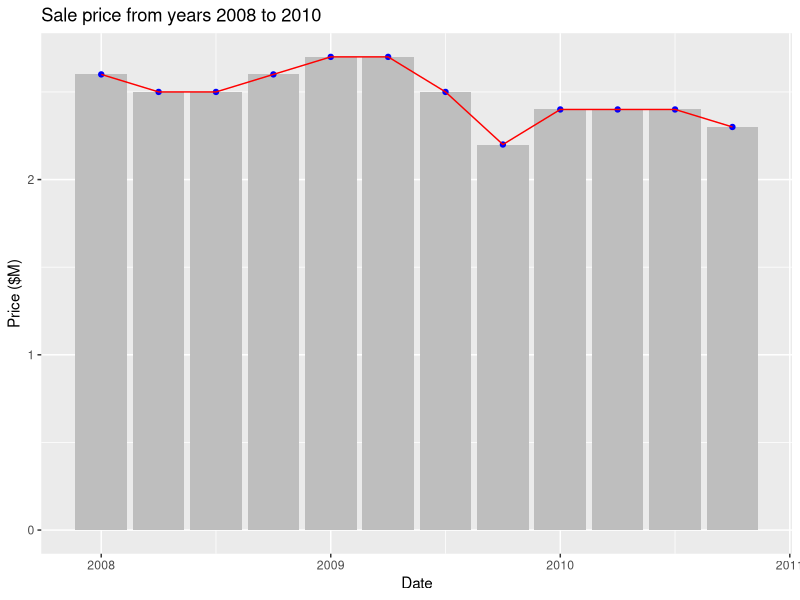
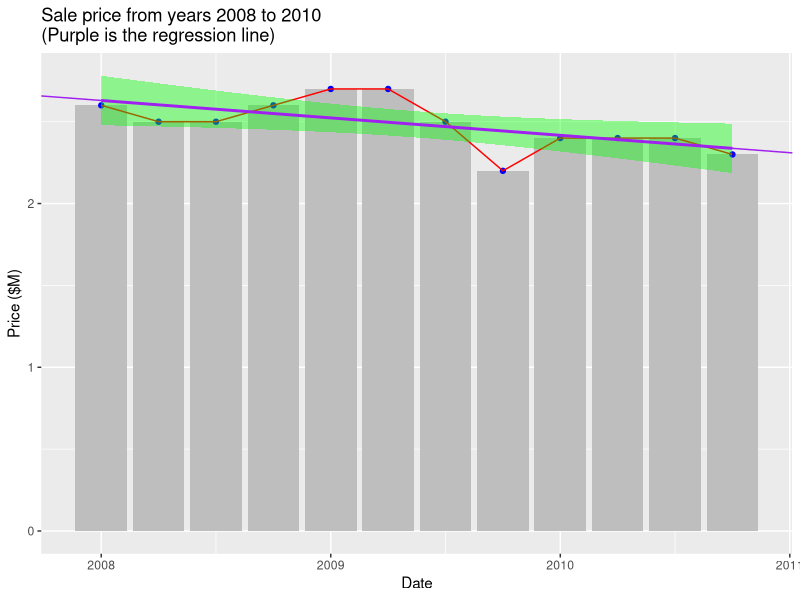
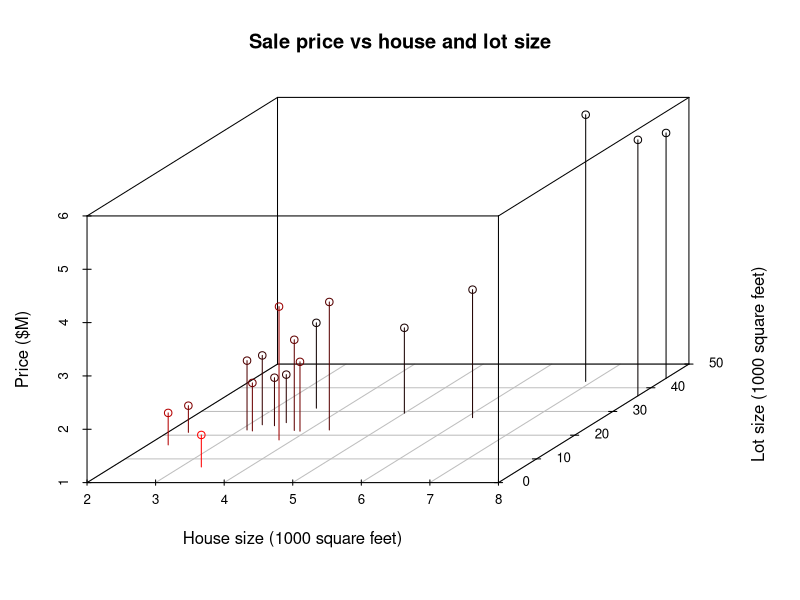
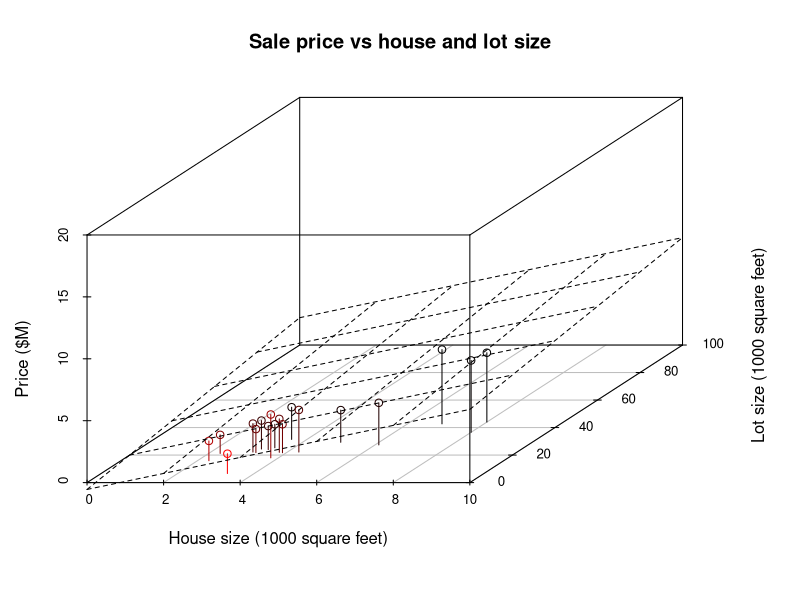

Recreate these plots in R, in order.
## ---- chunk 1
library(readxl)
## Read time series dataset
time.df = read_excel(path = "DataScience_7_Case_TimeSeries.xls",sheet = "Sheet1")
dim(time.df)
head(time.df)

## Read the house dataset with sale, size and lot
sale.df = read_excel(path = "DataScience_7_Case_realdata.xls")
dim(sale.df)
sale.df

## ---- chunk 2
library(ggplot2)
ggplot(data = time.df,aes(x = Date,y = `Price ($M)`)) + 
  geom_bar(stat = "identity",fill='grey') +
  geom_point(color="blue")+
  geom_line(color='red')+
  ggtitle("Sale price from years 2008 to 2010")

fit = lm(formula = `Price ($M)`~Date,data=time.df)
summary(fit)

## Replot with fitted line
ggplot(data = time.df,aes(x = Date,y = `Price ($M)`)) + 
  geom_bar(stat = "identity",fill='grey') +
  geom_point(color="blue")+
  geom_line(color='red')+
  geom_abline(slope = fit$coefficients[2],intercept = fit$coefficients[1],color = 'purple')+ ## Added regression line
  geom_smooth(method='lm',color='purple',fill='green')+ ## Added shade
  ggtitle("Sale price from years 2008 to 2010\n(Purple is the regression line)")

d.2011 = data.frame(Date=2011)
predict.2011 = predict(fit,d.2011)

cat("Forecast sale price for 2011 is $",round(predict.2011,2),"M",sep = "")
## ---- chunk 3
library(scatterplot3d)
## view the data
scatterplot3d(x = sale.df$House,sale.df$Lot,sale.df$Price,
              xlab = "House size (1000 square feet)",
              ylab = "Lot size (1000 square feet)",
              zlab = "Price ($M)",
              main="Sale price vs house and lot size",highlight.3d=TRUE,type="h")


## built model
fit2 = lm(formula = Price~House+Lot,data = sale.df)
summary(fit2)

s3d = scatterplot3d(x = sale.df$House,sale.df$Lot,sale.df$Price,
              xlab = "House size (1000 square feet)",
              ylab = "Lot size (1000 square feet)",
              zlab = "Price ($M)",
              main="Sale price vs house and lot size",highlight.3d=TRUE,type = "h",zlim=c(0,20),xlim=c(0,10),ylim=c(0,90))
s3d$plane3d(fit2)

xx = data.frame("House"=4,"Lot"=22)
pp = predict(object = fit2,xx)

cat("2011.Forecast sale price for a house with 4000 sf and 22000 sf lot is $",round(pp,2),"M",sep = "")
